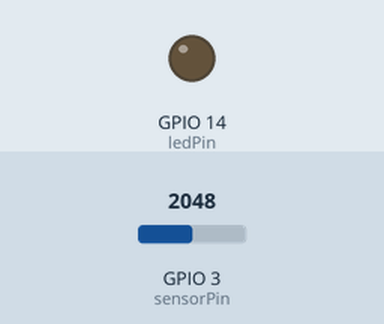
This sketch was run on a simulated ESP32. On the bench: output pins drawn as LEDs (lit = HIGH). The test bench sets the inputs (shaded band); at power-on: GPIO 3 (sensorPin) = 2048. WiFi joins after 1.5 s; servers stay silent unless stated; no MQTT or app messages arrive unless stated; what the sketch prints to the serial monitor is not drawn.

Above: at 2.7 s.
2.8 s: GPIO 3 (sensorPin) set to 214
8.8 s: GPIO 3 (sensorPin) set to 189
At 13.0 s:
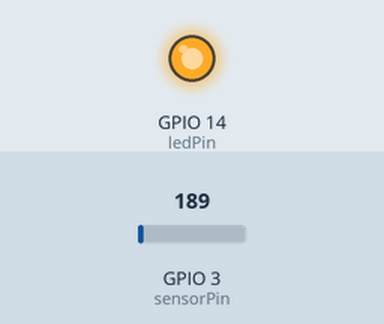
14.8 s: GPIO 3 (sensorPin) set to 491
At 16.8 s:
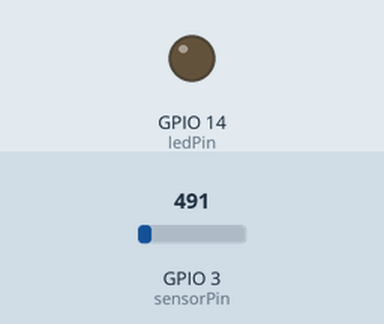
20.8 s: GPIO 3 (sensorPin) set to 160
At 21.9 s:
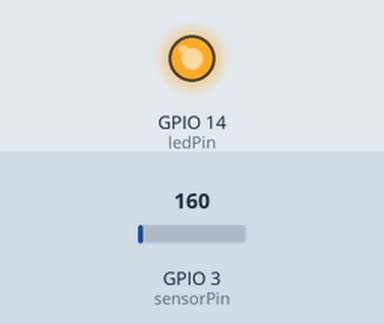
Timing chart, 0 to 23.8 s (numbered marks = the images above; inputs shaded):
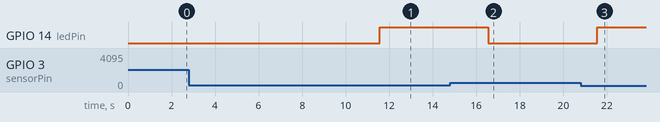

The sketch:

LightSensor.ino
```cpp
#include <PubSubClient.h>
#include <WiFi.h>

const char* ssid = "NAP_AP";      // Substituír polo SSID da nosa rede WiFi
const char* password = "NAPIOT_AP";  // Substituír polo password da nosa rede WiFi
const char* mqttServer = "test.mosquitto.org";
const int mqttPort = 1883;
const char* mqttUser = "";
const char* mqttPassword = "";

WiFiClient espClient;
PubSubClient client(espClient);

const int sensorPin = 3;  // Pin do sensor
const int ledPin = 14;    // Pin do LED
const int threshold = 200; // Threshold

void setup() {
    Serial.begin(115200);
    WiFi.begin(ssid, password);
    Serial.println("...................................");
    Serial.print("Conectando á WiFi.");
    while (WiFi.status() != WL_CONNECTED) {
        delay(500);
        Serial.print(".");
    }
    Serial.println("Connectado á rede WiFi!");
    client.setServer(mqttServer, mqttPort);
    while (!client.connected()) {
        Serial.println("Conectando ao broker MQTT...");
        // IMPORTANTE: O ID de cliente da seguinte línea (NodoNAPIoT) debe ser
        // “único”!!
        if (client.connect("NodoNAPIoT", mqttUser, mqttPassword))
            Serial.println("Conectado ao broker MQTT!");
        else {
            Serial.print("Erro ao conectar co broker: ");
            Serial.print(client.state());
            delay(2000);
        }
    }
    pinMode(ledPin, OUTPUT);  // Poñémo-lo pin do LED en OUTPUT

}
void loop() {
    client.loop();

    int sensorValue = analogRead(sensorPin);  // Lemo-lo valor

    char str[16];
    sprintf(str, "%u", sensorValue);  // Con esto simulamos a xeración do valor dun sensor
    client.publish("SDGC-NAPIoT/luminosity2", str);  // Usar o mesmo topic que en Node-RED
    Serial.println(str);

    // Condición
    if (sensorValue > threshold) {
        digitalWrite(ledPin, LOW);  // Apagar LED
    } else {
        digitalWrite(ledPin, HIGH);   // Acender LED
    }

    delay(5000);
}
```

Measured:
- the behaviour switches between 201 and 200 on GPIO 3 (sensorPin) (found by bisection; images 0 and 1)
- after the input at 2.8 s, every drawn part: stays the same
- after the input at 8.8 s, GPIO 14 (ledPin): LOW → HIGH after 2.8 s
- after the input at 14.8 s, GPIO 14 (ledPin): HIGH → LOW after 1.8 s
- after the input at 20.8 s, GPIO 14 (ledPin): LOW → HIGH after 0.76 s
